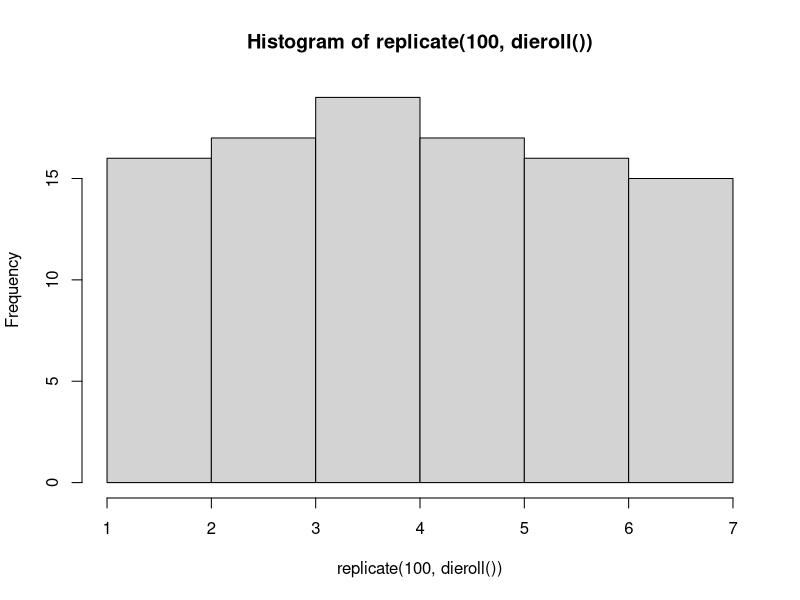
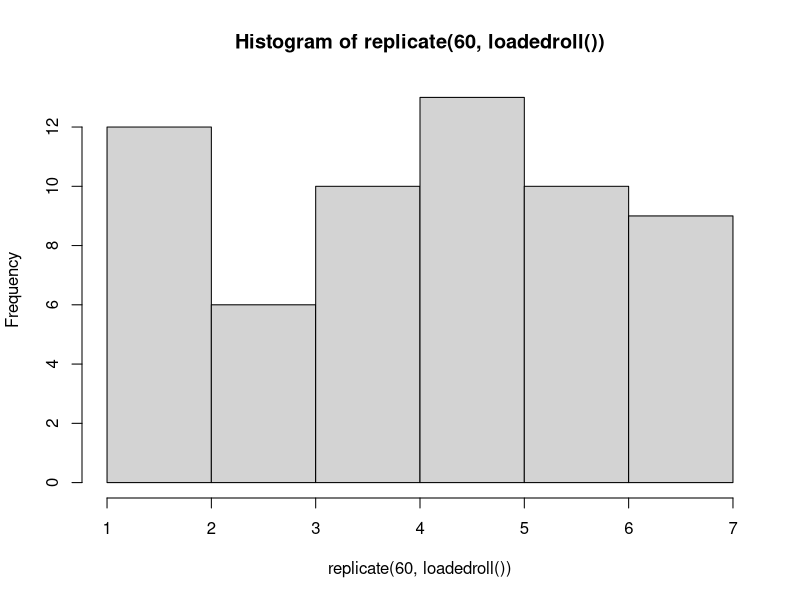
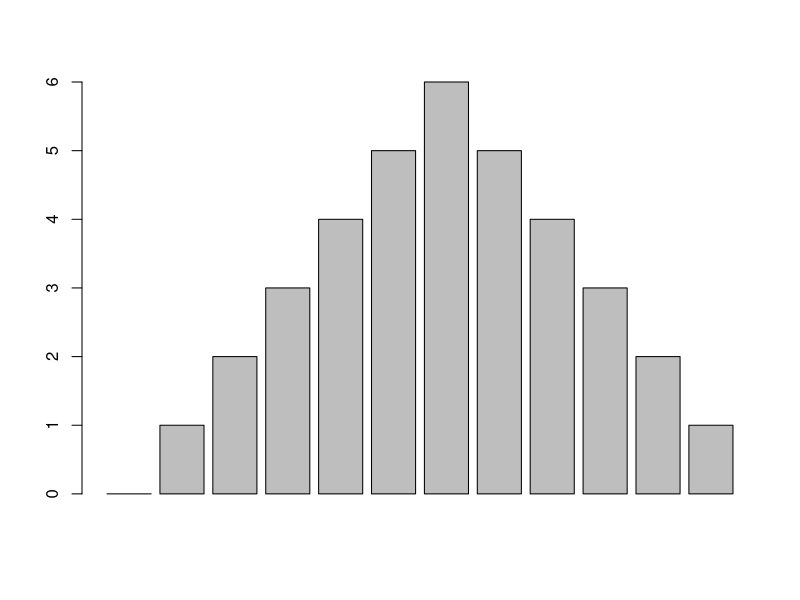
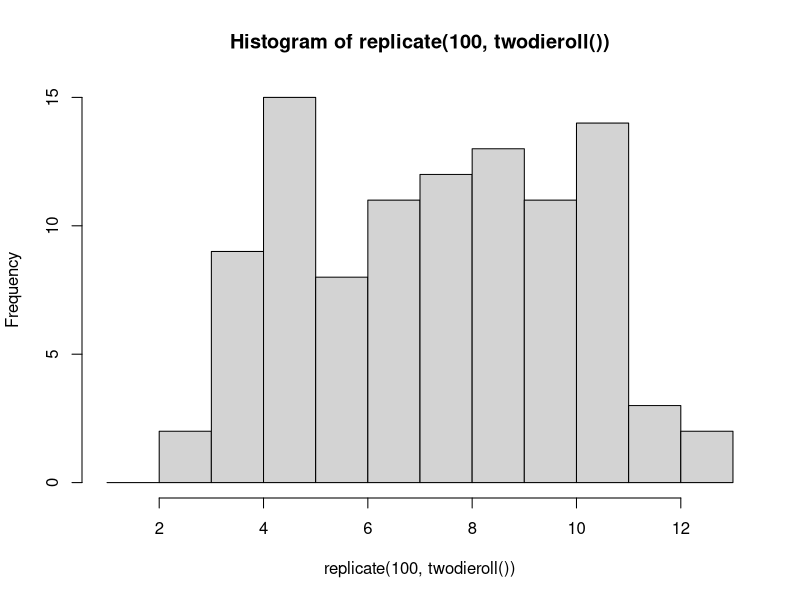
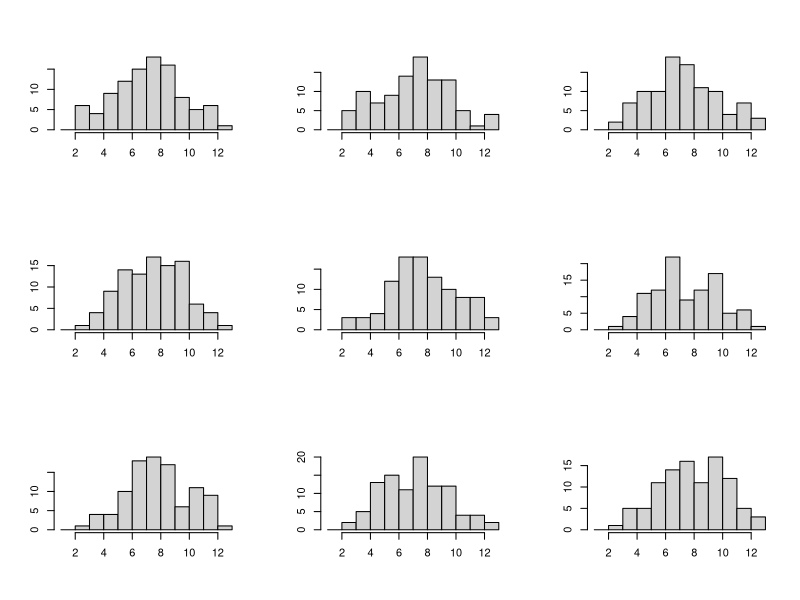

Source code (R) for these figures, in order:


# roll a six-sided die
dieroll <- function() {
    sample(1:6, 1)
}

# look at the histogram for 60 rolls
hist(replicate(100, dieroll()), breaks=seq(1:7), right=FALSE)

# now look at the histogram for a loaded die
loadedroll <- function() {
    loading = .18 #1/6
    if (runif(1) < loading) {
        1
    } else {
        sample(2:6, 1)
    }
}

# look at the histogram for 60 rolls of loaded die
hist(replicate(60, loadedroll()), breaks=seq(1:7), right=FALSE)

# look at lots of histograms for 100 rolls
manyrolls <- function(n) {
    par(mfrow = c(3, 3))
    for (i in 1:9) {
        hist(replicate(n, dieroll()), breaks=seq(1:7), right-FALSE, xlab=NULL, ylab=NULL, main=NULL)
    }
    par(mfrow = c(1, 1))
}

# count the number of ways to get each sum of a two-dice roll
count = rep(0, 12)
for (i in 1:6) { 
    for (j in 1:6) {
        sum = i+j
        count[sum] = count[sum] + 1
    }
}
barplot(count)


# roll two six-sided dice and add them
twodieroll <- function() {
    dieroll() + dieroll()
}

# what do we see if we roll two dice 100 times?
rolls = replicate(100, twodieroll())

# look at the histogram for 100 rolls
hist(replicate(100, twodieroll()), breaks=seq(2:14), right=FALSE)

# look at lots of histograms for N rolls
manyrolls2 <- function(n) {
    par(mfrow = c(3, 3))
    for (i in 1:9) {
        hist(replicate(n, twodieroll()), breaks=seq(2:14), right=FALSE, xlab=NULL, ylab=NULL, main=NULL)
    }
    par(mfrow = c(1, 1))
}

manyrolls2(100)
